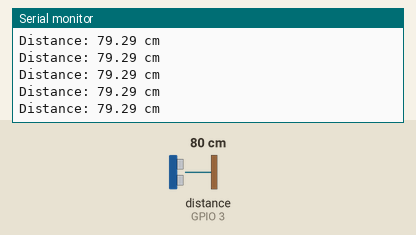
The program below on a simulated Seeed XIAO ESP32-S3. Shown: the last lines printed to the serial monitor. Wiring (inferred from the names in the program): ultrasonic range finder: trigger GPIO 2; echo GPIO 3. The test bench sets the inputs (shaded band); at power-on: distance to the obstacle (sensor on GPIO 3) 80 cm. The echo pulse lasts 58.3 µs per cm; WiFi joins after 1.5 s; servers stay silent unless stated.

Above: at 3.0 s.
3.1 s: distance to the obstacle (sensor on GPIO 3) set to 2 cm
At 3.11 s:
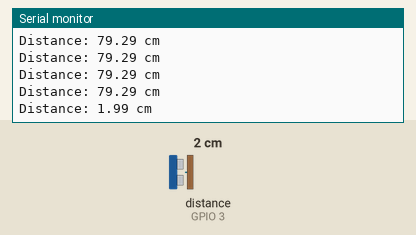
4.6 s: distance to the obstacle (sensor on GPIO 3) set to 4 cm
At 5.15 s:
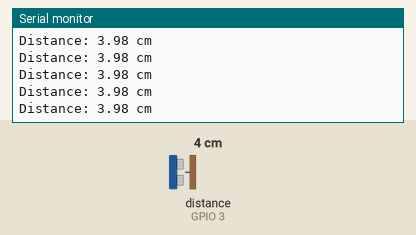
Timing chart, 0 to 7.6 s (numbered marks = the images above; inputs shaded):
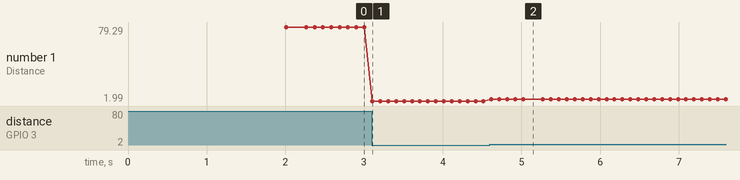

The program:

main.cpp
```cpp
#include <Arduino.h>
#include <WiFi.h>
#include <Firebase_ESP_Client.h>

#include "addons/TokenHelper.h"
//Provide the RTDB payload printing info and other helper functions.
#include "addons/RTDBHelper.h"

const char* ssid = "UW MPSK";
const char* password = "V3h_D_Ed{F"; // Replace with your network password
#define DATABASE_URL "https://power-management-c165d-default-rtdb.firebaseio.com" // Replace with your database URL
#define API_KEY "AIzaSyD0jXYBIdSh7ZIIVChgLxP4I2-XfLHSL3I" // Replace with your API key
int UPLOAD_INTERVAL = 3000;
#define STAGE_INTERVAL 12000 // 12 seconds each stage
#define SLEEP_DURATION 10000
unsigned long lastBelowThresholdTime = 0;
const float distanceThreshold = 50.0;

//Define Firebase Data object
FirebaseData fbdo;

FirebaseAuth auth;
FirebaseConfig config;

unsigned long sendDataPrevMillis = 0;
int count = 0;
bool signupOK = false;

// HC-SR04 Pins
const int trigPin = 2;
const int echoPin = 3;

// Define sound speed in cm/usec
const float soundSpeed = 0.034;

// Function prototypes
float measureDistance();
void connectToWiFi();
void initFirebase();
void sendDataToFirebase(float distance, float upload_interval);

void setup() {
  // put your setup code here, to run once:
  Serial.begin(115200);

  pinMode(trigPin, OUTPUT);
  pinMode(echoPin, INPUT);

  connectToWiFi();

  Serial.println("Turning on Firebase and sending data every 1 second...");
  initFirebase();
  unsigned long startTime = millis();
  while (true)
  {
    float currentDistance = measureDistance();
    sendDataToFirebase(currentDistance, UPLOAD_INTERVAL);
    if(currentDistance <= distanceThreshold) {
      lastBelowThresholdTime = millis();
    }
    if (millis() - lastBelowThresholdTime >= 10000) {
      Serial.println("Distance > 50cm for 10 seconds. Going to sleep.");
      WiFi.disconnect(true);
      esp_sleep_enable_timer_wakeup(SLEEP_DURATION * 1000);
      esp_deep_sleep_start();
    }
    delay(100); // Delay between measurements
  }
}

void loop(){
  // This is not used
}

float measureDistance()
{
  digitalWrite(trigPin, LOW);
  delayMicroseconds(2);
  digitalWrite(trigPin, HIGH);
  delayMicroseconds(10);
  digitalWrite(trigPin, LOW);

  long duration = pulseIn(echoPin, HIGH);
  float distance = duration * soundSpeed / 2;

  Serial.print("Distance: ");
  Serial.print(distance);
  Serial.println(" cm");
  return distance;
}

void connectToWiFi()
{
  // Print the device's MAC address.
  Serial.println(WiFi.macAddress());
  WiFi.begin(ssid, password);
  Serial.println("Connecting to WiFi");
  while (WiFi.status() != WL_CONNECTED) {
    delay(1000);
    Serial.print(".");
  }
  Serial.println("Connected to WiFi");
  Serial.print("IP Address: ");
  Serial.println(WiFi.localIP());
}

void initFirebase()
{
  /* Assign the api key (required) */
  config.api_key = API_KEY;

  /* Assign the RTDB URL (required) */
  config.database_url = DATABASE_URL;

  /* Sign up */
  if (Firebase.signUp(&config, &auth, "", "")){
    Serial.println("ok");
    signupOK = true;
  }
  else{
    Serial.printf("%s\n", config.signer.signupError.message.c_str());
  }

  /* Assign the callback function for the long running token generation task */
  config.token_status_callback = tokenStatusCallback; //see addons/TokenHelper.h

  Firebase.begin(&config, &auth);
  Firebase.reconnectNetwork(true);
}

void sendDataToFirebase(float distance, float upload_interval){
    if (Firebase.ready() && signupOK && (millis() - sendDataPrevMillis > upload_interval || sendDataPrevMillis == 0)){
    sendDataPrevMillis = millis();
    // Write an Float number on the database path test/float
    if (Firebase.RTDB.pushFloat(&fbdo, "test/distance", distance)){
      Serial.println("PASSED");
      Serial.print("PATH: ");
      Serial.println(fbdo.dataPath());
      Serial.print("TYPE: " );
      Serial.println(fbdo.dataType());
    } else {
      Serial.println("FAILED");
      Serial.print("REASON: ");
      Serial.println(fbdo.errorReason());
    }
    count++;
  }
}
```

Measured:
- after the input at 3.1 s, the serial monitor: prints a new line at once (image 1)
- after the input at 4.6 s, the serial monitor: prints a new line at once (image 2)
- plotted number 1: 79.29 → 1.99 after the input at 3.1 s, 1.99 → 3.98 after the input at 4.6 s
